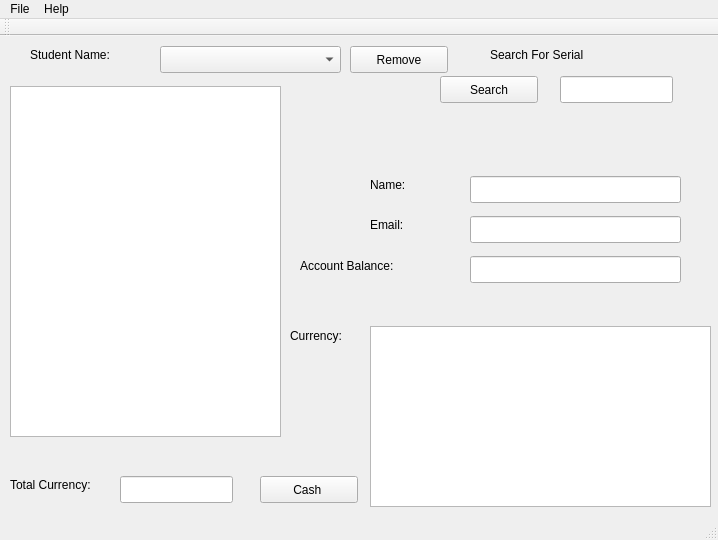
<?xml version="1.0" encoding="UTF-8"?>
<ui version="4.0">
 <class>MainWindow</class>
 <widget class="QMainWindow" name="MainWindow">
  <property name="geometry">
   <rect>
    <x>0</x>
    <y>0</y>
    <width>718</width>
    <height>540</height>
   </rect>
  </property>
  <property name="sizePolicy">
   <sizepolicy hsizetype="Expanding" vsizetype="Expanding">
    <horstretch>0</horstretch>
    <verstretch>0</verstretch>
   </sizepolicy>
  </property>
  <property name="windowTitle">
   <string>Kedigh Cash</string>
  </property>
  <widget class="QWidget" name="centralWidget">
   <property name="sizePolicy">
    <sizepolicy hsizetype="Expanding" vsizetype="Expanding">
     <horstretch>0</horstretch>
     <verstretch>0</verstretch>
    </sizepolicy>
   </property>
   <widget class="QLabel" name="label">
    <property name="geometry">
     <rect>
      <x>30</x>
      <y>10</y>
      <width>131</width>
      <height>17</height>
     </rect>
    </property>
    <property name="text">
     <string>Student Name:</string>
    </property>
   </widget>
   <widget class="QListWidget" name="fileDisplay">
    <property name="geometry">
     <rect>
      <x>10</x>
      <y>50</y>
      <width>271</width>
      <height>351</height>
     </rect>
    </property>
   </widget>
   <widget class="QComboBox" name="studentSelect">
    <property name="geometry">
     <rect>
      <x>160</x>
      <y>10</y>
      <width>181</width>
      <height>27</height>
     </rect>
    </property>
    <property name="sizePolicy">
     <sizepolicy hsizetype="Expanding" vsizetype="Fixed">
      <horstretch>0</horstretch>
      <verstretch>0</verstretch>
     </sizepolicy>
    </property>
   </widget>
   <widget class="QLineEdit" name="name">
    <property name="geometry">
     <rect>
      <x>470</x>
      <y>140</y>
      <width>211</width>
      <height>27</height>
     </rect>
    </property>
   </widget>
   <widget class="QLabel" name="label_2">
    <property name="geometry">
     <rect>
      <x>370</x>
      <y>140</y>
      <width>66</width>
      <height>17</height>
     </rect>
    </property>
    <property name="text">
     <string>Name:</string>
    </property>
   </widget>
   <widget class="QLabel" name="label_email">
    <property name="geometry">
     <rect>
      <x>370</x>
      <y>180</y>
      <width>66</width>
      <height>17</height>
     </rect>
    </property>
    <property name="text">
     <string>Email:</string>
    </property>
   </widget>
   <widget class="QLineEdit" name="email">
    <property name="geometry">
     <rect>
      <x>470</x>
      <y>180</y>
      <width>211</width>
      <height>27</height>
     </rect>
    </property>
   </widget>
   <widget class="QLabel" name="label_3">
    <property name="geometry">
     <rect>
      <x>300</x>
      <y>220</y>
      <width>121</width>
      <height>20</height>
     </rect>
    </property>
    <property name="text">
     <string>Account Balance: </string>
    </property>
   </widget>
   <widget class="QLineEdit" name="balance">
    <property name="geometry">
     <rect>
      <x>470</x>
      <y>220</y>
      <width>211</width>
      <height>27</height>
     </rect>
    </property>
   </widget>
   <widget class="QLabel" name="label_4">
    <property name="geometry">
     <rect>
      <x>290</x>
      <y>290</y>
      <width>71</width>
      <height>20</height>
     </rect>
    </property>
    <property name="text">
     <string>Currency:</string>
    </property>
   </widget>
   <widget class="QPushButton" name="searchButton">
    <property name="geometry">
     <rect>
      <x>440</x>
      <y>40</y>
      <width>98</width>
      <height>27</height>
     </rect>
    </property>
    <property name="text">
     <string>Search</string>
    </property>
   </widget>
   <widget class="QLineEdit" name="serialInput">
    <property name="geometry">
     <rect>
      <x>560</x>
      <y>40</y>
      <width>113</width>
      <height>27</height>
     </rect>
    </property>
   </widget>
   <widget class="QLabel" name="label_5">
    <property name="geometry">
     <rect>
      <x>490</x>
      <y>10</y>
      <width>121</width>
      <height>17</height>
     </rect>
    </property>
    <property name="text">
     <string>Search For Serial</string>
    </property>
   </widget>
   <widget class="QListWidget" name="cashListView">
    <property name="geometry">
     <rect>
      <x>370</x>
      <y>290</y>
      <width>341</width>
      <height>181</height>
     </rect>
    </property>
   </widget>
   <widget class="QPushButton" name="deleteCurrency">
    <property name="geometry">
     <rect>
      <x>260</x>
      <y>440</y>
      <width>98</width>
      <height>27</height>
     </rect>
    </property>
    <property name="text">
     <string>Cash </string>
    </property>
   </widget>
   <widget class="QPushButton" name="killKid">
    <property name="geometry">
     <rect>
      <x>350</x>
      <y>10</y>
      <width>98</width>
      <height>27</height>
     </rect>
    </property>
    <property name="text">
     <string>Remove</string>
    </property>
   </widget>
   <widget class="QLineEdit" name="totalMoney">
    <property name="geometry">
     <rect>
      <x>120</x>
      <y>440</y>
      <width>113</width>
      <height>27</height>
     </rect>
    </property>
   </widget>
   <widget class="QLabel" name="label_6">
    <property name="geometry">
     <rect>
      <x>10</x>
      <y>440</y>
      <width>141</width>
      <height>17</height>
     </rect>
    </property>
    <property name="text">
     <string>Total Currency: </string>
    </property>
   </widget>
  </widget>
  <widget class="QMenuBar" name="menuBar">
   <property name="geometry">
    <rect>
     <x>0</x>
     <y>0</y>
     <width>718</width>
     <height>25</height>
    </rect>
   </property>
   <widget class="QMenu" name="menuOpen">
    <property name="title">
     <string>File</string>
    </property>
    <addaction name="actionOpen"/>
    <addaction name="actionSave"/>
    <addaction name="actionExport"/>
    <addaction name="separator"/>
    <addaction name="actionQuit"/>
   </widget>
   <widget class="QMenu" name="menuHelp">
    <property name="title">
     <string>Help</string>
    </property>
    <addaction name="actionAbout"/>
   </widget>
   <addaction name="menuOpen"/>
   <addaction name="menuHelp"/>
  </widget>
  <widget class="QToolBar" name="mainToolBar">
   <attribute name="toolBarArea">
    <enum>TopToolBarArea</enum>
   </attribute>
   <attribute name="toolBarBreak">
    <bool>false</bool>
   </attribute>
  </widget>
  <widget class="QStatusBar" name="statusBar"/>
  <action name="actionOpen">
   <property name="text">
    <string>Open</string>
   </property>
  </action>
  <action name="actionSave">
   <property name="text">
    <string>Save</string>
   </property>
  </action>
  <action name="actionExport">
   <property name="text">
    <string>Export</string>
   </property>
  </action>
  <action name="actionExit">
   <property name="text">
    <string>Exit</string>
   </property>
  </action>
  <action name="actionQuit">
   <property name="text">
    <string>Quit</string>
   </property>
  </action>
  <action name="actionAbout">
   <property name="text">
    <string>About</string>
   </property>
  </action>
 </widget>
 <layoutdefault spacing="6" margin="11"/>
 <resources/>
 <connections/>
</ui>
